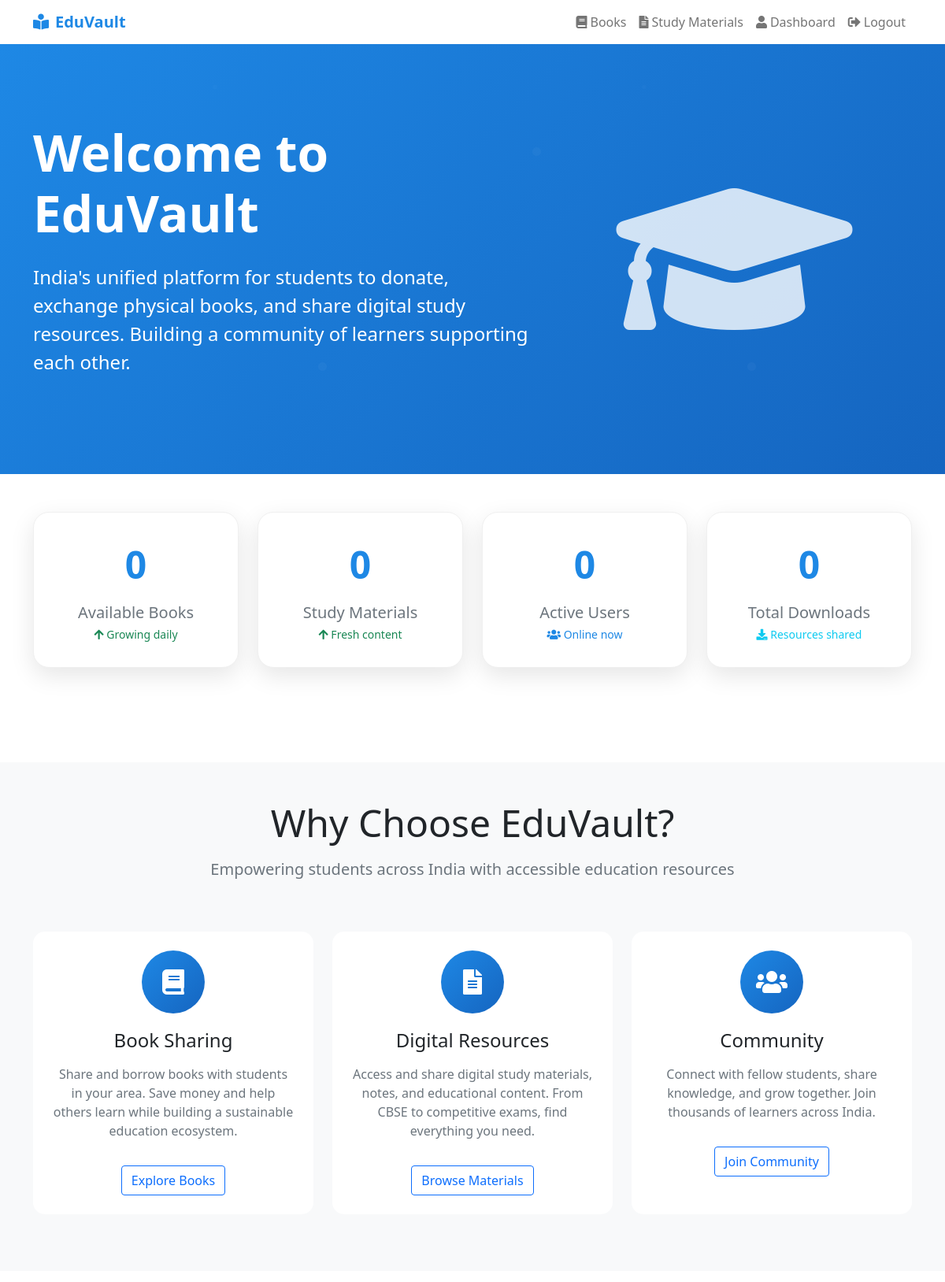
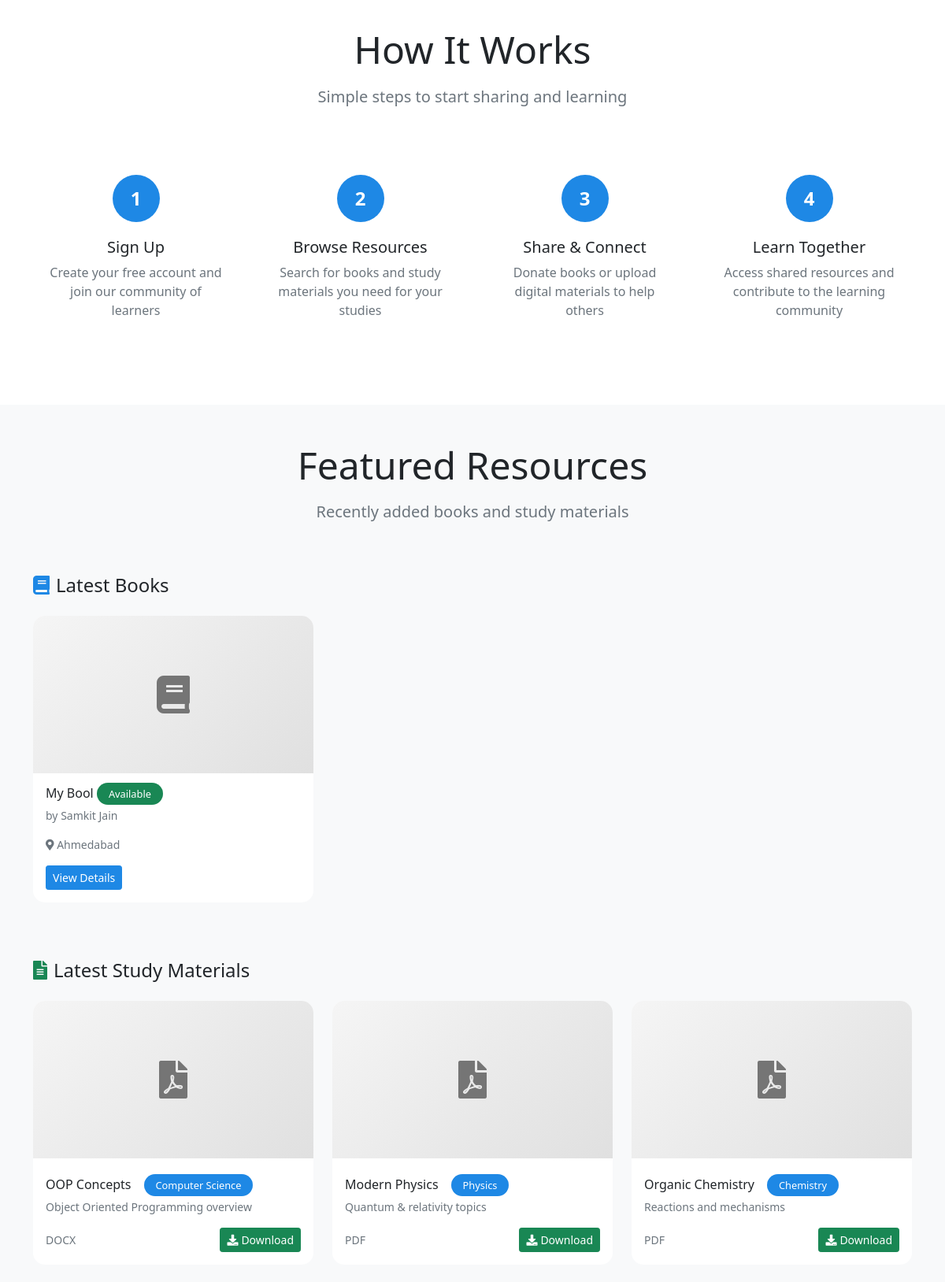
The page / (signed in, upper part) on the database its author committed (2 pictures, top to bottom).
### tables this page shows
CREATE TABLE `book_listings` (
  `id` int(11) NOT NULL,
  `user_id` int(11) DEFAULT NULL,
  `title` varchar(255) DEFAULT NULL,
  `status` enum('Available','Donated') DEFAULT 'Available',
  `image_path` varchar(255) DEFAULT NULL,
  `location` varchar(100) DEFAULT NULL,
  `created_at` timestamp NOT NULL DEFAULT current_timestamp(),
  `board_id` int(11) DEFAULT NULL,
  `subject_id` int(11) DEFAULT NULL
);

CREATE TABLE `users` (
  `id` int(11) NOT NULL,
  `name` varchar(100) NOT NULL,
  `email` varchar(100) NOT NULL,
  `password` varchar(255) NOT NULL,
  `location` varchar(100) DEFAULT NULL,
  `phone` varchar(15) DEFAULT NULL,
  `status` enum('blocked','active') NOT NULL DEFAULT 'active',
  `created_at` timestamp NOT NULL DEFAULT current_timestamp(),
  `last_active` timestamp NULL DEFAULT current_timestamp(),
  `latitude` decimal(10,8) DEFAULT NULL,
  `longitude` decimal(11,8) DEFAULT NULL
);

CREATE TABLE `digital_files` (
  `id` int(11) NOT NULL,
  `user_id` int(11) DEFAULT NULL,
  `title` varchar(255) DEFAULT NULL,
  `description` text DEFAULT NULL,
  `file_path` varchar(255) DEFAULT NULL,
  `subject` varchar(100) DEFAULT NULL,
  `course` varchar(100) DEFAULT NULL,
  `year` varchar(10) DEFAULT NULL,
  `file_type` varchar(20) DEFAULT NULL,
  `upload_date` timestamp NOT NULL DEFAULT current_timestamp()
);

### includes/session.php (called while the page is built, shortened)
<?php
function isLoggedIn() {
    return isset($_SESSION['user_id']);
}
?>

### index.php (the view, shortened to what this page needs)
<?php
require_once 'includes/db_connect.php';
require_once 'includes/session.php';
require_once 'includes/header.php';
$downloads_count = mysqli_fetch_assoc(mysqli_query($mysqli, "SELECT COUNT(*) as count FROM downloads"))['count'];
$books_count = mysqli_fetch_assoc(mysqli_query($mysqli, "SELECT COUNT(*) as count FROM book_listings WHERE status = 'Available'"))['count'];
$files_count = mysqli_fetch_assoc(mysqli_query($mysqli, "SELECT COUNT(*) as count FROM digital_files"))['count'];
$users_count = mysqli_fetch_assoc(mysqli_query($mysqli, "SELECT COUNT(*) as count FROM users where last_active >= now() - Interval 1 hour"))['count'];
$recent_books = mysqli_query($mysqli, "SELECT b.*,u.name as author FROM book_listings b join users u on b.user_id=u.id WHERE b.status = 'Available' ORDER BY created_at DESC LIMIT 6");
$recent_files = mysqli_query($mysqli, "SELECT * FROM digital_files ORDER BY upload_date DESC LIMIT 6");
?>
<div class="hero-section">
    <div class="container hero-content">
        <div class="row align-items-center">
            <div class="col-lg-7">
                <h1 class="display-3 mb-4 fw-bold">Welcome to EduVault</h1>
                <p class="lead mb-4 fs-4">India's unified platform for students to donate, exchange physical books, and
                    share digital study resources. Building a community of learners supporting each other.</p>
            </div>
            <div class="col-lg-5 text-center">
                <div class="hero-image">
                    <i class="fas fa-graduation-cap" style="font-size: 15rem; opacity: 0.8;"></i>
                </div>
            </div>
        </div>
    </div>
</div>
<div class="container py-5">
    <div class="row mb-5">
        <div class="col-lg-3 col-md-6 mb-4">
            <div class="stat-card">
                <div class="stat-number" data-target="<?php echo $books_count; ?>">0</div>
                <div class="text-muted fs-5">Available Books</div>
                <small class="text-success"><i class="fas fa-arrow-up"></i> Growing daily</small>
            </div>
        </div>
        <div class="col-lg-3 col-md-6 mb-4">
            <div class="stat-card">
                <div class="stat-number" data-target="<?php echo $files_count; ?>">0</div>
                <div class="text-muted fs-5">Study Materials</div>
                <small class="text-success"><i class="fas fa-arrow-up"></i> Fresh content</small>
            </div>
        </div>
        <div class="col-lg-3 col-md-6 mb-4">
            <div class="stat-card">
                <div class="stat-number" data-target="<?php echo $users_count; ?>">0</div>
                <div class="text-muted fs-5">Active Users</div>
                <small class="text-primary"><i class="fas fa-users"></i> Online now</small>
            </div>
        </div>
        <div class="col-lg-3 col-md-6 mb-4">
            <div class="stat-card">
                <div class="stat-number" data-target="<?php echo $downloads_count; ?>">0</div>
                <div class="text-muted fs-5">Total Downloads</div>
                <small class="text-info"><i class="fas fa-download"></i> Resources shared</small>
            </div>
        </div>
    </div>
</div>
<div class="bg-light py-5">
    <div class="container">
        <div class="row mb-5">
            <div class="col-12 text-center">
                <h2 class="display-5 mb-3">Why Choose EduVault?</h2>
                <p class="lead text-muted">Empowering students across India with accessible education resources</p>
            </div>
        </div>
        <div class="row">
            <div class="col-lg-4 col-md-6 mb-4">
                <div class="card feature-card h-100">
                    <div class="card-body text-center p-4">
                        <div class="feature-icon">
                            <i class="fas fa-book fa-2x"></i>
                        </div>
                        <h4 class="mb-3">Book Sharing</h4>
                        <p class="text-muted">Share and borrow books with students in your area. Save money and help
                            others learn while building a sustainable education ecosystem.</p>
                        <a href="books/list.php" class="btn btn-outline-primary mt-3">Explore Books</a>
                    </div>
                </div>
            </div>
            <div class="col-lg-4 col-md-6 mb-4">
                <div class="card feature-card h-100">
                    <div class="card-body text-center p-4">
                        <div class="feature-icon">
                            <i class="fas fa-file-alt fa-2x"></i>
                        </div>
                        <h4 class="mb-3">Digital Resources</h4>
                        <p class="text-muted">Access and share digital study materials, notes, and educational content.
                            From CBSE to competitive exams, find everything you need.</p>
                        <a href="files/list.php" class="btn btn-outline-primary mt-3">Browse Materials</a>
                    </div>
                </div>
            </div>
            <div class="col-lg-4 col-md-6 mb-4">
                <div class="card feature-card h-100">
                    <div class="card-body text-center p-4">
                        <div class="feature-icon">
                            <i class="fas fa-users fa-2x"></i>
                        </div>
                        <h4 class="mb-3">Community</h4>
                        <p class="text-muted">Connect with fellow students, share knowledge, and grow together. Join
                            thousands of learners across India.</p>
                        <a href="register.php" class="btn btn-outline-primary mt-3">Join Community</a>
                    </div>
                </div>
            </div>
        </div>
    </div>
</div>
<div class="container py-5">
    <div class="row mb-5">
        <div class="col-12 text-center">
            <h2 class="display-5 mb-3">How It Works</h2>
            <p class="lead text-muted">Simple steps to start sharing and learning</p>
        </div>
    </div>
    <div class="row">
        <div class="col-lg-3 col-md-6 mb-4">
            <div class="process-step">
                <div class="process-number">1</div>
                <h5>Sign Up</h5>
                <p class="text-muted">Create your free account and join our community of learners</p>
            </div>
        </div>
        <div class="col-lg-3 col-md-6 mb-4">
            <div class="process-step">
                <div class="process-number">2</div>
                <h5>Browse Resources</h5>
                <p class="text-muted">Search for books and study materials you need for your studies</p>
            </div>
        </div>
        <div class="col-lg-3 col-md-6 mb-4">
            <div class="process-step">
                <div class="process-number">3</div>
                <h5>Share & Connect</h5>
                <p class="text-muted">Donate books or upload digital materials to help others</p>
            </div>
        </div>
        <div class="col-lg-3 col-md-6 mb-4">
            <div class="process-step">
                <div class="process-number">4</div>
                <h5>Learn Together</h5>
                <p class="text-muted">Access shared resources and contribute to the learning community</p>
            </div>
        </div>
    </div>
</div>
<div class="bg-light py-5">
    <div class="container">
        <div class="row mb-5">
            <div class="col-12 text-center">
                <h2 class="display-5 mb-3">Featured Resources</h2>
                <p class="lead text-muted">Recently added books and study materials</p>
            </div>
        </div>
        <div class="row mb-5">
            <div class="col-12">
                <h4 class="mb-4"><i class="fas fa-book text-primary me-2"></i>Latest Books</h4>
            </div>
            <?php while ($book = mysqli_fetch_assoc($recent_books)): ?>
                <div class="col-lg-4 col-md-6 mb-4">
                    <div class="card resource-card">
                        <div class="card-img-top">
                            <i class="fas fa-book"></i>
                        </div>
                        <div class="card-body">
                            <h6 class="card-title"><?php echo htmlspecialchars($book['title']); ?>
                                <span
                                    class="category-badge bg-success text-white mb-2"><?php echo htmlspecialchars($book['status'] ?? 'General'); ?></span>
                            </h6>
                            <p class="text-muted small">by <?php echo htmlspecialchars($book['author']); ?></p>
                            <p class="text-muted small"><i class="fas fa-map-marker-alt"></i>
                                <?php echo htmlspecialchars($book['location']); ?></p>
                            <a href="books/view.php?id=<?php echo $book['id']; ?>" class="btn btn-sm btn-primary">View
                                Details</a>
                        </div>
                    </div>
                </div>
            <?php endwhile; ?>
        </div>
        <div class="row">
            <div class="col-12">
                <h4 class="mb-4"><i class="fas fa-file-alt text-success me-2"></i>Latest Study Materials</h4>
            </div>
            <?php while ($file = mysqli_fetch_assoc($recent_files)): ?>
                <div class="col-lg-4 col-md-6 mb-4">
                    <div class="card resource-card">
                        <div class="card-img-top">
                            <i class="fas fa-file-pdf"></i>
                        </div>
                        <div class="card-body">
                            <h6 class="card-title mt-2"><?php echo htmlspecialchars($file['title']); ?><span
                                    class="category-badge bg-primary text-white m-3"><?php echo htmlspecialchars($file['subject'] ?? 'Study Material'); ?></span>
                            </h6>
                            <p class="text-muted small"><?php echo htmlspecialchars($file['description']); ?></p>
                            <div class="d-flex justify-content-between align-items-center">
                                <small class="text-muted"><?php echo htmlspecialchars($file['file_type']) ?>
                                </small>
                                <?php if (isLoggedIn()): ?>
                                    <a href="download.php?id=<?php echo $file['id']; ?>" class="btn btn-success btn-sm">
                                        <i class="fas fa-download me-1"></i>Download
                                    </a>
                                <?php else: ?>
                                    <a href="login.php" class="btn btn-warning btn-sm">
                                        <i class="fas fa-lock me-1"></i>Login to Download
                                    </a>
                                <?php endif; ?>
                            </div>
                        </div>
                    </div>
                </div>
            <?php endwhile; ?>
        </div>
    </div>
</div>
<?php require_once 'includes/footer.php'; ?>

### assets/css/index.css (style rules this page uses)
.hero-section { background: linear-gradient(135deg, #1e88e5 0%, #1565c0 100%); color: white; padding: 100px 0; margin-top: -24px; position: relative; overflow: hidden; }
.hero-section::before { content: ''; position: absolute; top: 0; left: 0; right: 0; bottom: 0; opacity: 0.3; }
.hero-content { position: relative; z-index: 2; }
.feature-card { border: none; transition: all 0.3s ease; border-radius: 15px; overflow: hidden; }
.feature-icon { width: 80px; height: 80px; background: linear-gradient(135deg, #1e88e5, #1565c0); color: white; border-radius: 50%; display: flex; align-items: center; justify-content: center; margin: 0 auto 20px; transition: transform 0.3s ease; }
.stat-card { background: white; border-radius: 20px; padding: 30px 20px; text-align: center; box-shadow: 0 10px 30px rgba(0, 0, 0, 0.1); transition: transform 0.3s ease; border: 1px solid #f0f0f0; }
.stat-number { font-size: 3rem; font-weight: bold; color: #1e88e5; margin-bottom: 10px; }
.resource-card { border: none; border-radius: 15px; overflow: hidden; transition: all 0.3s ease; height: 100%; }
.resource-card .card-img-top { height: 200px; background: linear-gradient(135deg, #f5f5f5, #e0e0e0); display: flex; align-items: center; justify-content: center; font-size: 3rem; color: #757575; }
.process-step { text-align: center; padding: 20px; }
.process-number { width: 60px; height: 60px; background: #1e88e5; color: white; border-radius: 50%; display: flex; align-items: center; justify-content: center; font-size: 1.5rem; font-weight: bold; margin: 0 auto 20px; }
.category-badge { background: #e3f2fd; color: #1565c0; padding: 5px 15px; border-radius: 20px; font-size: 0.8rem; font-weight: 500; }

### includes/header.php (style rules this page uses)
:root { --primary-color: #1e88e5; --primary-dark: #1565c0; --secondary-color: #757575; --success-color: #43a047; --warning-color: #fdd835; --danger-color: #e53935; }
.btn-primary { background-color: var(--primary-color); border-color: var(--primary-color); }
.text-primary { color: var(--primary-color) !important; }
.bg-primary { background-color: var(--primary-color) !important; }

### rows shown on the page
book_listings: title "My Bool", status "Available", user.name "Samkit Jain", location "Ahmedabad"
digital_files: title "OOP Concepts", subject "Computer Science", description "Object Oriented Programming overview", file_type "DOCX"
digital_files: title "Modern Physics", subject "Physics", description "Quantum & relativity topics", file_type "PDF"
digital_files: title "Organic Chemistry", subject "Chemistry", description "Reactions and mechanisms", file_type "PDF"
